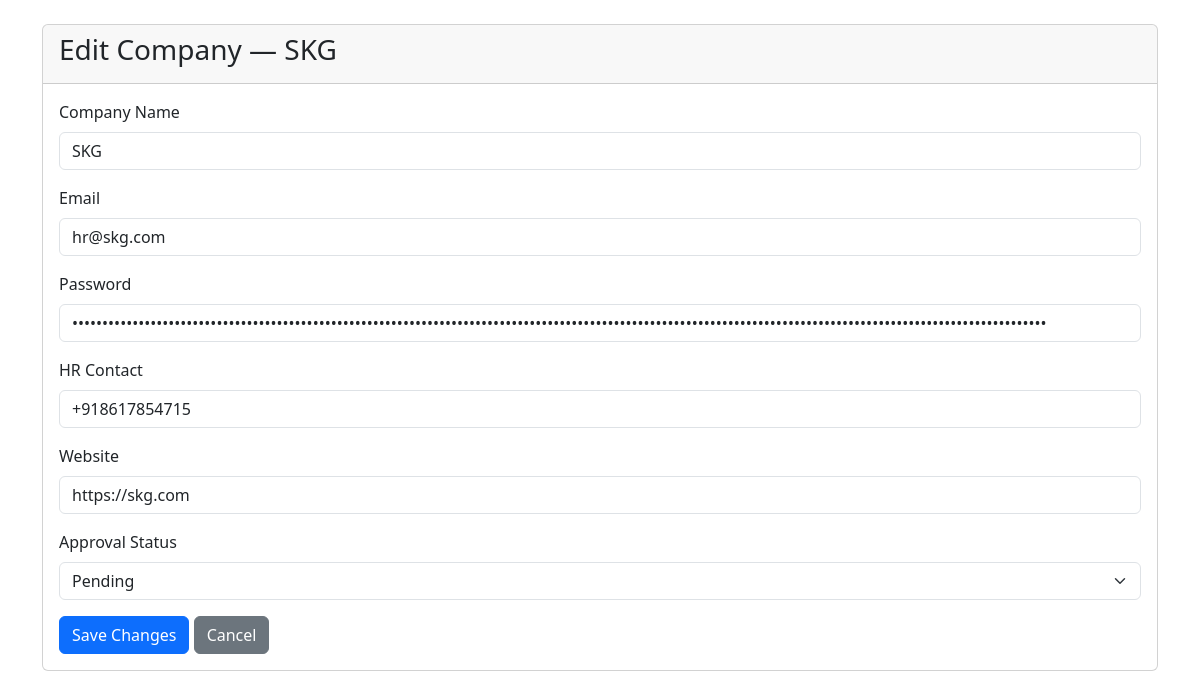
The app's page /admin/company/edit/10 (signed in), older data.
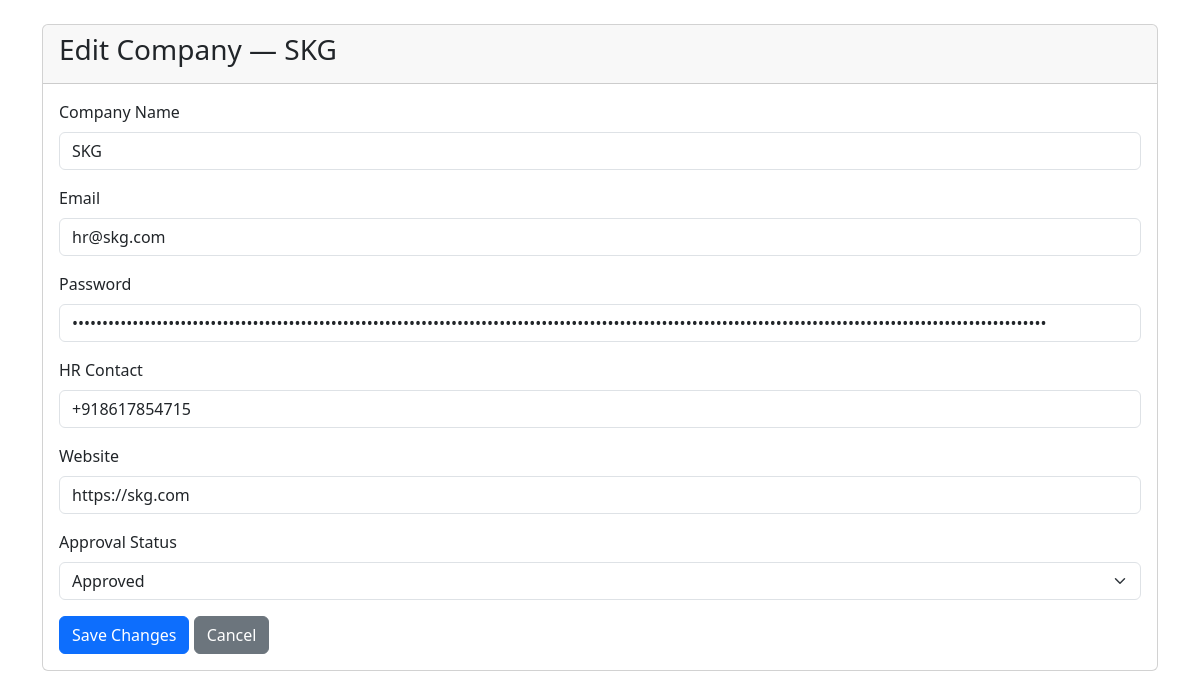
The same page, newer data.
### backend/models.py (models this page shows, shortened)
class Company(db.Model, UserMixin):
    __tablename__ = "company"
    company_id = db.Column(db.Integer, primary_key=True, autoincrement=True)
    company_name = db.Column(db.String(100), nullable=False)
    email = db.Column(db.String(120), unique=True, nullable=False)
    password = db.Column(db.String(255), nullable=False)
    hr_contact = db.Column(db.String(15), nullable=False)
    website = db.Column(db.String(200))
    approval_status = db.Column(db.String(20), default="Pending")
    is_active = db.Column(db.Boolean, default=True)
    registered_at = db.Column(db.DateTime, default=datetime.utcnow)
    drives = db.relationship('Placement_Drive', backref='company', lazy=True)
    placements = db.relationship('Placement', backref='company', lazy=True,
                                 foreign_keys='Placement.company_id')

### backend/routes.py (the view, shortened to what this page needs)
@app.route("/admin/company/edit/<int:company_id>", methods=["GET", "POST"])
@login_required
def edit_company(company_id):
    if isinstance(current_user, Admin):
        company = Company.query.get_or_404(company_id)
        if request.method == "GET":
            return render_template("admin/edit_company.html", company=company)
    else:
        return "You are not Authorized", 403

### app.py (called while the page is built)
def create_app():
    app = Flask(__name__)
    app.config["SQLALCHEMY_DATABASE_URI"] = "sqlite:///mydb.sqlite"
    app.config["SECRET_KEY"] = "mysecretkey"
    app.config["UPLOAD_FOLDER"] = "static/resumes"
    db.init_app(app)
    login_manager = LoginManager(app)
    login_manager.login_view = "login"
    @login_manager.user_loader
    def load_user(user_id):
        from backend.models import Admin, Student, Company
        if "-" not in user_id:
            return None
        role, id = user_id.split("-")
        id = int(id)
        if role == "admin":
            return Admin.query.get(id)
        elif role == "student":
            return Student.query.filter_by(student_id=id).first()
        elif role == "company":
            return Company.query.filter_by(company_id=id).first()
        return None
    app.app_context().push()
    return app

### templates/admin/edit_company.html (shortened to what this page needs)
<!DOCTYPE html>
<html lang="en">
<head>
    <link href="https://cdn.jsdelivr.net/npm/bootstrap@5.3.8/dist/css/bootstrap.min.css" rel="stylesheet"
>
</head>
<body>
    <div class="container mt-4">
        <div class="card">
            <div class="card-header">
                <h3>Edit Company — {{ company.company_name }}</h3>
            </div>
            <div class="card-body">
                <form action="/admin/company/edit/{{ company.company_id }}" method="POST">
                    <div class="mb-3">
                        <label class="form-label">Company Name</label>
                        <input type="text" class="form-control" name="company_name"
                               value="{{ company.company_name }}" required>
                    </div>
                    <div class="mb-3">
                        <label class="form-label">Email</label>
                        <input type="email" class="form-control" name="email"
                               value="{{ company.email }}" required>
                    </div>
                                        <div class="mb-3">
                        <label class="form-label">Password</label>
                        <input type="password" class="form-control" name="password"
                               value="{{ company.password}}" required>
                    </div>
                    <div class="mb-3">
                        <label class="form-label">HR Contact</label>
                        <input type="text" class="form-control" name="hr_contact"
                               value="{{ company.hr_contact }}" required>
                    </div>
                    <div class="mb-3">
                        <label class="form-label">Website</label>
                        <input type="url" class="form-control" name="website"
                               value="{{ company.website }}">
                    </div>
                    <div class="mb-3">
                        <label class="form-label">Approval Status</label>
                        <select class="form-select" name="approval_status">
                            <option value="Pending"  {% if company.approval_status == "Pending"  %}selected{% endif %}>Pending</option>
                            <option value="Approved" {% if company.approval_status == "Approved" %}selected{% endif %}>Approved</option>
                        </select>
                    </div>
                    <button type="submit" class="btn btn-primary">Save Changes</button>
                    <a href="/dashboard/admin" class="btn btn-secondary">Cancel</a>
                </form>
            </div>
        </div>
    </div>
</body>
</html>

Row changes from the older to the newer data that the page shows:
changed Company "SKG": approval_status "Pending" → "Approved"
